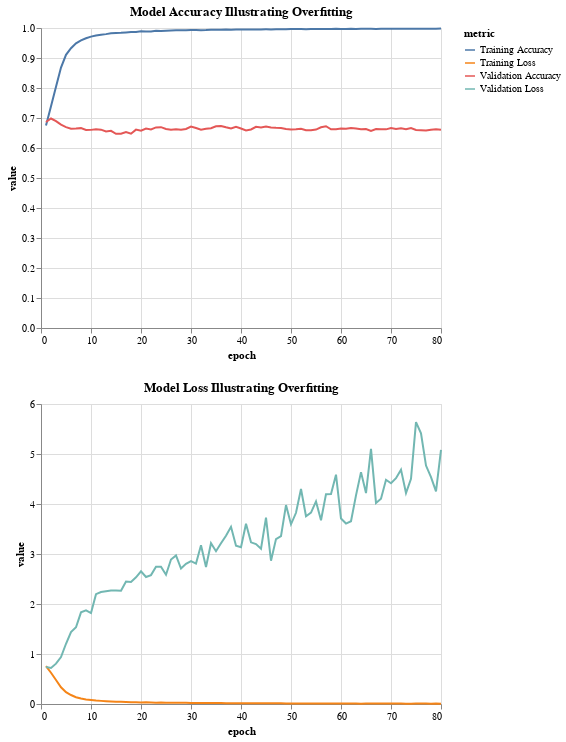

The notebook cell saved with this chart:
### Markdown cell above
Precision and Loss in Training and Validation:
- As in previous configurations, training precision increases with epochs, while validation precision remains low and stable, suggesting an ongoing overfitting issue.
- Training loss consistently decreases, but validation loss remains stable and high, confirming that the model is not generalizing well.

Effect of Pyramid Structure:
- The gradual reduction in the number of nodes per layer (pyramid structure) does not seem to significantly improve validation performance compared to other tested architectures.
- Despite the decrease in the number of nodes per layer, the model continues to overfit, with no notable improvement in generalization.

### Code cell
import altair as alt
import pandas as pd

# Select a complex model that overfits
model_overfit = Sequential([
    InputLayer(input_shape=(462,)),
    Dense(512, activation='relu'),
    Dense(256, activation='relu'),
    Dense(128, activation='relu'),
    Dense(64, activation='relu'),
    Dense(3, activation='softmax')
])

# Compile the model
model_overfit.compile(optimizer='adam',
                      loss='sparse_categorical_crossentropy',
                      metrics=['accuracy'])

# Train the model
history_overfit = model_overfit.fit(
    X_train, y_train,
    epochs=80,  # Increased epochs to observe overfitting
    batch_size=32,
    validation_data=(X_valid, y_valid),
    verbose=1
)

# Prepare data for plotting
df_overfit = pd.DataFrame({
    'epoch': range(1, 81),
    'training_accuracy': history_overfit.history['accuracy'],
    'validation_accuracy': history_overfit.history['val_accuracy'],
    'training_loss': history_overfit.history['loss'],
    'validation_loss': history_overfit.history['val_loss']
})

# Melt the dataframe for long format
df_overfit_long = df_overfit.melt(id_vars=['epoch'], 
                                  value_vars=['training_accuracy', 'validation_accuracy', 'training_loss', 'validation_loss'],
                                  var_name='metric', value_name='value')

# Define the color mapping for metrics
color_mapping = {
    'training_accuracy': 'Training Accuracy',
    'validation_accuracy': 'Validation Accuracy',
    'training_loss': 'Training Loss',
    'validation_loss': 'Validation Loss'
}

df_overfit_long['metric'] = df_overfit_long['metric'].map(color_mapping)

# Altair plot: Interactive plot for accuracy and loss
accuracy_chart = alt.Chart(df_overfit_long[df_overfit_long['metric'].str.contains('Accuracy')]).mark_line().encode(
    x='epoch',
    y='value',
    color='metric',
    tooltip=['epoch', 'value', 'metric']
).properties(
    title="Model Accuracy Illustrating Overfitting",
    width=400,
    height=300
)

loss_chart = alt.Chart(df_overfit_long[df_overfit_long['metric'].str.contains('Loss')]).mark_line().encode(
    x='epoch',
    y='value',
    color='metric',
    tooltip=['epoch', 'value', 'metric']
).properties(
    title="Model Loss Illustrating Overfitting",
    width=400,
    height=300
)

# Display the charts
(accuracy_chart & loss_chart).display()

### Figure 1 — Vega-Lite specification as saved in the notebook (floating-point values rounded to 4 significant figures; data arrays with more than 128 entries replaced by an {"elided": "..."} marker saying what was removed)
{"config": {"view": {"continuousWidth": 300, "continuousHeight": 300}}, "vconcat": [{"data": {"name": "data-62fd7b63e9fb8823c83981527587e5c0"}, "mark": {"type": "line"}, "encoding": {"color": {"field": "metric", "type": "nominal"}, "tooltip": [{"field": "epoch", "type": "quantitative"}, {"field": "value", "type": "quantitative"}, {"field": "metric", "type": "nominal"}], "x": {"field": "epoch", "type": "quantitative"}, "y": {"field": "value", "type": "quantitative"}}, "height": 300, "title": "Model Accuracy Illustrating Overfitting", "width": 400}, {"data": {"name": "data-09a91faa9431661e4dcee6af23283a38"}, "mark": {"type": "line"}, "encoding": {"color": {"field": "metric", "type": "nominal"}, "tooltip": [{"field": "epoch", "type": "quantitative"}, {"field": "value", "type": "quantitative"}, {"field": "metric", "type": "nominal"}], "x": {"field": "epoch", "type": "quantitative"}, "y": {"field": "value", "type": "quantitative"}}, "height": 300, "title": "Model Loss Illustrating Overfitting", "width": 400}], "$schema": "https://vega.github.io/schema/vega-lite/v5.20.1.json", "datasets": {"data-62fd7b63e9fb8823c83981527587e5c0": {"elided": "160 records"}, "data-09a91faa9431661e4dcee6af23283a38": {"elided": "160 records"}}}
